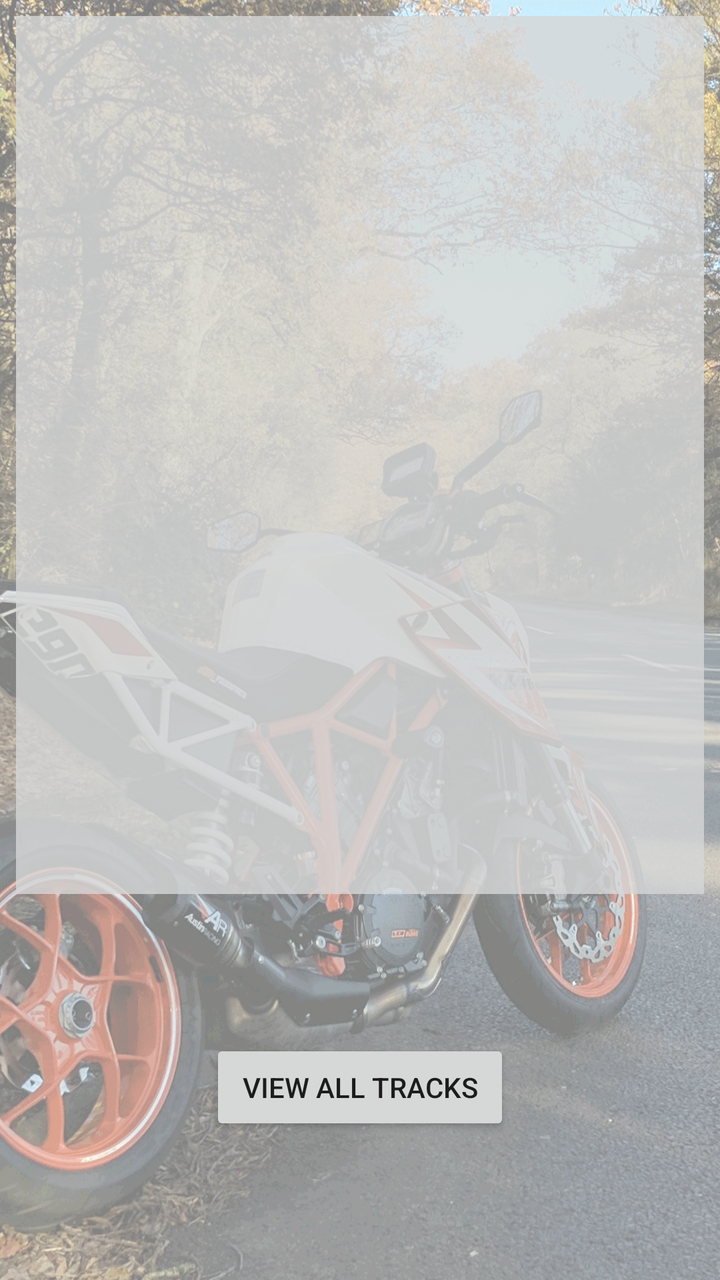
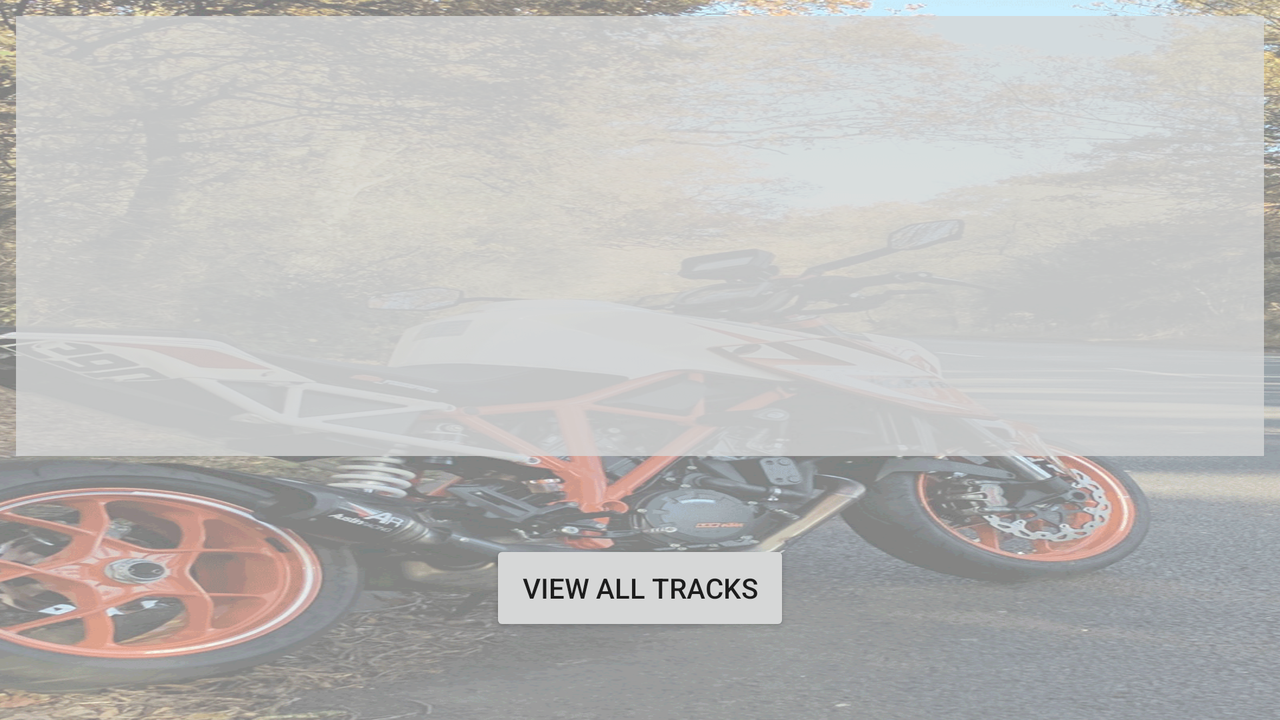

One screen, two layout resources from the same app: the default and the repository's alternative for another configuration. Each is rendered where Android would select it; the XML of both is given below.
<!-- AndroidManifest.xml: application theme AppTheme -->
<!-- res/layout/activity_race_tracks.xml -->
<?xml version="1.0" encoding="utf-8"?>
<android.support.constraint.ConstraintLayout xmlns:android="http://schemas.android.com/apk/res/android"
    xmlns:app="http://schemas.android.com/apk/res-auto"
    xmlns:tools="http://schemas.android.com/tools"
    android:layout_width="match_parent"
    android:layout_height="match_parent"
    android:background="@drawable/background_portrait" android:scaleType="fitXY"
    tools:context="com.androidandyuk.bikersbestfriend.RaceTracks">

    <Button
        android:id="@+id/seeTracksMaps"
        android:layout_width="150dp"
        android:layout_height="wrap_content"
        android:layout_marginBottom="8dp"
        android:layout_marginEnd="8dp"
        android:layout_marginLeft="8dp"
        android:layout_marginRight="8dp"
        android:layout_marginStart="8dp"
        android:layout_marginTop="8dp"
        android:onClick="viewTracks"
        android:text="View All Tracks"
        app:layout_constraintBottom_toBottomOf="parent"
        app:layout_constraintLeft_toLeftOf="parent"
        app:layout_constraintRight_toRightOf="parent"
        app:layout_constraintTop_toBottomOf="@+id/listTracks" />

    <ListView
        android:id="@+id/listTracks"
        android:layout_width="match_parent"
        android:layout_height="439dp"
        android:layout_marginEnd="8dp"
        android:layout_marginLeft="8dp"
        android:layout_marginRight="8dp"
        android:layout_marginStart="8dp"
        android:layout_marginTop="8dp"
        android:alpha="0.8"
        android:background="?attr/colorButtonNormal"
        app:layout_constraintLeft_toLeftOf="parent"
        app:layout_constraintRight_toRightOf="parent"
        app:layout_constraintTop_toTopOf="parent" />

</android.support.constraint.ConstraintLayout>
<!-- resources referenced by this layout -->
<resources>
  <!-- drawable background_portrait: png bitmap (drawable, 313577 bytes) -->
  <style name="AppTheme" parent="Theme.AppCompat.Light.DarkActionBar">
          
          <item name="colorPrimary">@color/colorPrimary</item>
          <item name="colorPrimaryDark">@color/colorPrimaryDark</item>
          <item name="colorAccent">@color/colorAccent</item>
          <item name="android:windowBackground">@drawable/background_portrait</item>
          <item name="android:navigationBarColor">@color/colorPrimary</item>
      </style>
  <color name="colorPrimary">#ff9800</color>
  <color name="colorPrimaryDark">#f57c00</color>
  <color name="colorAccent">#304ffe</color>
</resources>
<!-- res/layout-land/activity_race_tracks.xml (the repository's variant of the layout above) -->
<!-- drawn on the phone turned sideways -->
<?xml version="1.0" encoding="utf-8"?>
<android.support.constraint.ConstraintLayout xmlns:android="http://schemas.android.com/apk/res/android"
    xmlns:app="http://schemas.android.com/apk/res-auto"
    xmlns:tools="http://schemas.android.com/tools"
    android:layout_width="match_parent"
    android:layout_height="match_parent"
    android:background="@drawable/background_land" android:scaleType="fitXY"
    tools:context="com.androidandyuk.bikersbestfriend.RaceTracks">

    <ListView
        android:id="@+id/listTracks"
        android:layout_width="match_parent"
        android:layout_height="220dp"
        android:layout_marginEnd="8dp"
        android:layout_marginLeft="8dp"
        android:layout_marginRight="8dp"
        android:layout_marginStart="8dp"
        android:layout_marginTop="8dp"
        android:alpha="0.8"
        android:background="?attr/colorButtonNormal"
        app:layout_constraintLeft_toLeftOf="parent"
        app:layout_constraintRight_toRightOf="parent"
        app:layout_constraintTop_toTopOf="parent" />

    <Button
        android:id="@+id/seeTracksMaps"
        android:layout_width="150dp"
        android:layout_height="wrap_content"
        android:layout_marginBottom="8dp"
        android:layout_marginLeft="8dp"
        android:layout_marginRight="8dp"
        android:layout_marginTop="8dp"
        android:onClick="viewTracks"
        android:text="View All Tracks"
        app:layout_constraintBottom_toBottomOf="parent"
        app:layout_constraintLeft_toLeftOf="parent"
        app:layout_constraintRight_toRightOf="parent"
        app:layout_constraintTop_toBottomOf="@+id/listTracks" />

</android.support.constraint.ConstraintLayout>
<!-- resources referenced by the variant -->
<!-- as the phone turned sideways resolves them -->
<resources>
  <style name="AppTheme" parent="Theme.AppCompat.Light.DarkActionBar">
          
          <item name="colorPrimary">@color/colorPrimary</item>
          <item name="colorPrimaryDark">@color/colorPrimaryDark</item>
          <item name="colorAccent">@color/colorAccent</item>
          <item name="android:windowBackground">@drawable/background_portrait</item>
          <item name="android:navigationBarColor">@color/colorPrimary</item>
      </style>
  <color name="colorPrimary">#ff9800</color>
  <color name="colorPrimaryDark">#f57c00</color>
  <color name="colorAccent">#304ffe</color>
  <!-- drawable background_portrait: png bitmap (drawable, 313577 bytes) -->
</resources>
